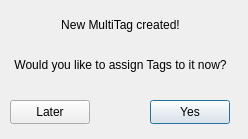
<?xml version="1.0" encoding="UTF-8"?>
<ui version="4.0">
 <class>CreateMultitag_PromptLinkTags</class>
 <widget class="QDialog" name="CreateMultitag_PromptLinkTags">
  <property name="geometry">
   <rect>
    <x>0</x>
    <y>0</y>
    <width>248</width>
    <height>139</height>
   </rect>
  </property>
  <property name="windowTitle">
   <string>Dialog</string>
  </property>
  <widget class="QLabel" name="label">
   <property name="geometry">
    <rect>
     <x>10</x>
     <y>10</y>
     <width>221</width>
     <height>71</height>
    </rect>
   </property>
   <property name="text">
    <string>&lt;html&gt;&lt;head/&gt;&lt;body&gt;&lt;p align=&quot;center&quot;&gt;New MultiTag created!&lt;br/&gt;&lt;/p&gt;&lt;p align=&quot;center&quot;&gt;Would you like to assign Tags to it now?&lt;/p&gt;&lt;/body&gt;&lt;/html&gt;</string>
   </property>
  </widget>
  <widget class="QPushButton" name="pushButton">
   <property name="geometry">
    <rect>
     <x>150</x>
     <y>100</y>
     <width>80</width>
     <height>24</height>
    </rect>
   </property>
   <property name="text">
    <string>Yes</string>
   </property>
  </widget>
  <widget class="QPushButton" name="pushButton_2">
   <property name="geometry">
    <rect>
     <x>10</x>
     <y>100</y>
     <width>80</width>
     <height>24</height>
    </rect>
   </property>
   <property name="text">
    <string>Later</string>
   </property>
  </widget>
 </widget>
 <resources/>
 <connections/>
</ui>
